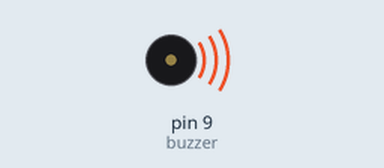
Recording of a sketch running on a simulated Arduino Uno, built with avr-gcc and run on an emulated ATmega328P. On the bench: buzzer (waves = sounding).

Above: at 0.5 s.
Timing chart, 0 to 3.5 s (numbered marks = the images above):
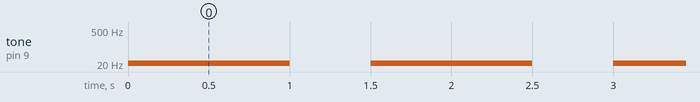

The sketch:

Music_Peizo.ino
```cpp
int buzzer=9;

void setup() {
  // put your setup code here, to run once:

}

void loop() {
  // put your main code here, to run repeatedly:
  tone(buzzer,21);
  delay(1000);
  noTone(9);
  delay(500);

}
```

Measured:
- by itself, tone on pin 9 (buzzer): alternates 21 Hz for 1.0 s and silent for 0.50 s
